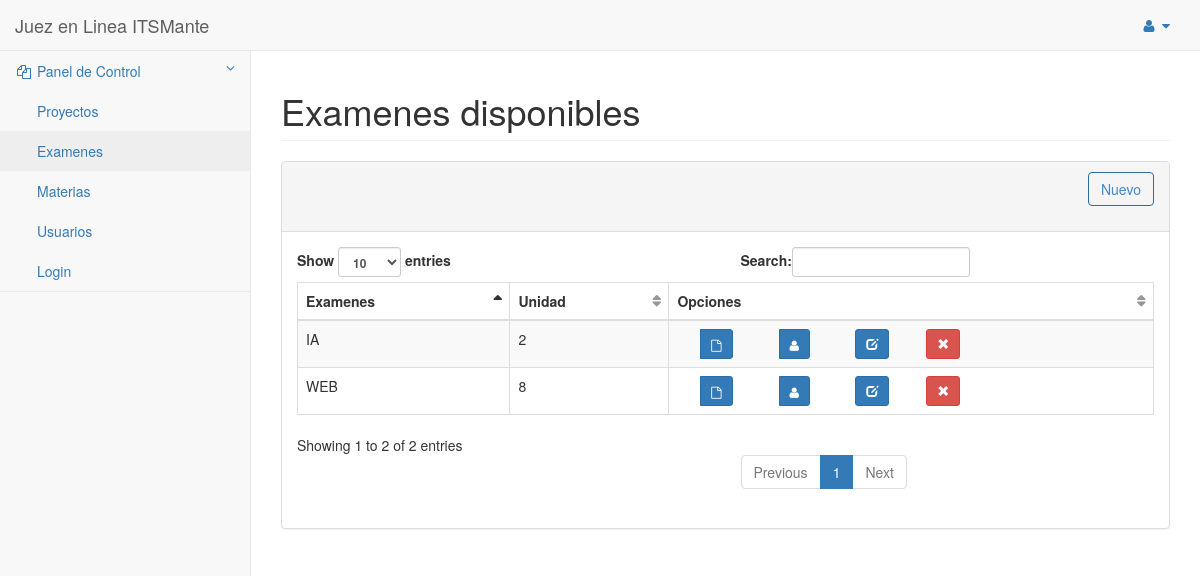
Before: /pages/examenes/gestionarExamenes.php with the older database file.
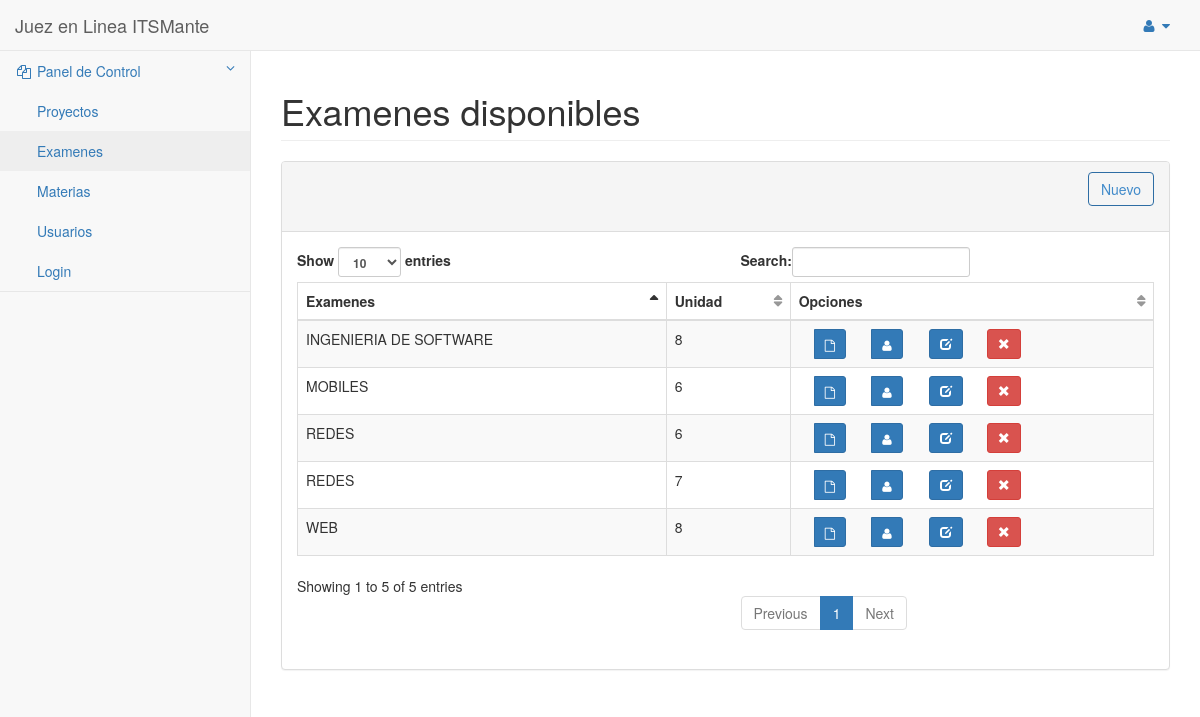
After: the same page with the newer database file.
### tables this page shows
CREATE TABLE `examen` (
  `idexamen` int(11) NOT NULL AUTO_INCREMENT,
  `rutaArchivo` varchar(255) NOT NULL,
  `unidad` varchar(45) NOT NULL,
  `fechaAplicacion` date NOT NULL,
  `horaInicio` time NOT NULL,
  `horaFin` time NOT NULL,
  `idMateria` int(11) NOT NULL,
  `EstadoExamen` varchar(45) NOT NULL,
  PRIMARY KEY (`idexamen`),
  KEY `idMateria_idx` (`idMateria`),
  CONSTRAINT `idMateria` FOREIGN KEY (`idMateria`) REFERENCES `materia` (`idmateria`) ON DELETE CASCADE ON UPDATE CASCADE
);

CREATE TABLE `materia` (
  `idmateria` int(11) NOT NULL AUTO_INCREMENT,
  `nombre` varchar(45) NOT NULL,
  `creditos` int(11) NOT NULL,
  `idDocente` int(11) NOT NULL,
  PRIMARY KEY (`idmateria`),
  KEY `idDocente_idx` (`idDocente`),
  CONSTRAINT `idDocente` FOREIGN KEY (`idDocente`) REFERENCES `docente` (`idUsuario`) ON DELETE CASCADE ON UPDATE CASCADE
);

### modelo/dbconnection.php (called while the page is built, shortened)
<?php
class DbConnection {
    private static $instance = null;
    private $mysqlInstance = null;
    public function __construct() {
        @$this->mysqlInstance = new mysqli(DB_HOST, DB_USER, DB_PASS, DB_NAME, DB_PORT);
    }
    public static function getInstance() {
        if (is_null(self::$instance) || !(self::$instance instanceof DbConnection)) {
            self::$instance = new DbConnection();
        }
        return self::$instance;
    }
    public function executeQuery($sql, $params = NULL) {
        $stmt = $this->mysqlInstance->query($sql);
        return $stmt;
    }
    public function executeSelectQuery($sql) {
        $dbResult = $this->executeQuery($sql);
        $result = [];
        if ($dbResult) {
            while ($fila = $dbResult->fetch_assoc()) {
                array_push($result, $fila);
            }
        } else {
            die("Error: " . $this->mysqlInstance->error . $this->mysqlInstance->errno);
        }
        return $result;
    }
}

### modelo/examenController.php (called while the page is built, shortened)
<?php
include_once 'dbconnection.php';
class gestionExamenes {
    public function listarExamenes() {
        try {
            $con = DbConnection::getInstance();
            $query = 'SELECT idexamen,rutaArchivo,unidad,nombre,examen.idMateria  '
                    . 'FROM examen,materia WHERE examen.EstadoExamen=\'ACTIVO\' AND examen.idmateria=materia.idMateria;';
            $resultado = $con->executeSelectQuery($query, '');
            return $resultado;
        } catch (RuntimeException $ex) {
            @header('Location:pages/error.html');
        }
    }
}
?>

### pages/examenes/gestionarExamenes.php (the view, shortened to what this page needs)
<?php
include '../../modelo/examencontroller.php';
?>
<!DOCTYPE html>
<html lang="en">
    <head>
        <link href="../../static/css/bootstrap.min.css" rel="stylesheet">
        <link href="../../static/metisMenu/dist/metisMenu.min.css" rel="stylesheet">
        <link href="../../static/css/sb-admin-2.css" rel="stylesheet">
        <link href="../../static/css/font-awesome.min.css" rel="stylesheet" type="text/css">
    </head>
    <body>
        <div id="wrapper">
            <nav class="navbar navbar-default navbar-static-top" role="navigation" style="margin-bottom: 0">
                <div class="navbar-header">
                    <a class="navbar-brand" href="../pages/index.html"> Juez en Linea ITSMante </a>
                </div>
                <ul class="nav navbar-top-links navbar-right">
                    <li class="dropdown">
                        <a class="dropdown-toggle" data-toggle="dropdown" href="#">
                            <i class="fa fa-user fa-fw"></i>  <i class="fa fa-caret-down"></i>
                        </a>
                    </li>
                </ul>
                <div class="navbar-default sidebar" role="navigation">
                    <div class="sidebar-nav navbar-collapse">
                        <ul class="nav" id="side-menu">
                            <li class="active">
                                <a href="#"><i class="fa fa-files-o fa-fw"></i> Panel de Control<span class="fa arrow"></span></a>
                                <ul class="nav nav-second-level">
                                    <li>
                                        <a href="../problemas/listar_proyecto.php">Proyectos</a>
                                    </li>
                                    <li>
                                        <a href="../examenes/gestionarExamenes.php">Examenes</a>
                                    </li>
                                    <li>
                                        <a href="../materias/listarMateria_merce.php">Materias</a>
                                    </li>
                                    <li>
                                        <a href="../usuarios/GestionarUsuario-joosuse.php">Usuarios</a>
                                    </li>
                                    <li>
                                        <a href="../usuarios/loginphp">Login</a>
                                    </li>
                                </ul>
                            </li>
                        </ul>
                    </div>
                </div>
            </nav>
            <div id="page-wrapper">
                <div class="row">
                    <div class="col-lg-12">
                        <h1 class="page-header">Examenes disponibles</h1>
                    </div>
                </div>
                <div class="row">
                    <div class="col-lg-12">
                        <div class="panel panel-default">
                            <div class="panel-heading">
                                <div class="form-group text-right">
                                    <button class="btn  btn-outline btn-primary"
                                            id="delete" onclick="window.open('Gestionar_Examenes _registrar.php', '_self', 'false')"> Nuevo</button>
                                </div>
                            </div>
                            <div class="panel-body">
                                <div class="dataTable_wrapper">
                                    <table class="table table-striped table-bordered table-hover"
                                           id="dataTables-example">
                                        <thead>
                                            <tr>
                                                <th>Examenes</th>
                                                <th>Unidad</th>
                                                <th>Opciones</th>
                                            </tr>
                                        </thead>
                                        <tbody>
                                            <?php
                                            try {
                                                $listarexamenes = new gestionExamenes();
                                                $examenes = $listarexamenes->listarExamenes();
                                                foreach ($examenes as $value) {
                                                    if (isset($value['idexamen'])) {
                                                        ?>
                                                        <tr>
                                                            <td><?php echo $value['nombre']; ?></td>
                                                            <td><?php echo $value['unidad']; ?></td>
                                                            <td>
                                                                <div class="toolbar text-center" role="toolbar">
                                                                    <form role="form" class="form-inline col-md-2"  method="POST" action="Gestionar_Examenes _vizualizar.php">
                                                                        <div class="btn-group" role="group" onclick="window.open('Gestionar_Examenes _vizualizar.php', '_self', 'false')">
                                                                            <button type="submit"class="btn btn-sm btn-primary " name="visualizar"id="vizualizar" value="<?php echo $value['rutaArchivo']; ?>">
                                                                                <i class="glyphicon fa fa-file-o"></i>
                                                                            </button>
                                                                        </div>
                                                                    </form>
                                                                    <form role="form" class="form-inline col-md-2"  method="POST" action="Gestionar_Examenes _AregAlum_Exam.php">
                                                                        <div class="btn-group" role="group" onclick="window.open('Gestionar_Examenes _AregAlum_Exam.php', '_self', 'false')">
                                                                            <button class="btn btn-sm btn-primary " id="agregar_alumnos" type="submit">
                                                                                <i class="glyphicon fa fa-user"></i>
                                                                            </button>
                                                                        </div>
                                                                    </form>
                                                                    <form role="form" class="form-inline col-md-2"  method="POST" action="Gestionar_Examenes _modificar.php">
                                                                            <button type="submit" class="btn btn-sm btn-primary" name="editar"
                                                                                    value="<?php echo $value['idexamen']; ?>"
                                                                                    onclick="window.open('Gestionar_Examenes _modificar.php', '_self', 'false')">
                                                                                <i class="glyphicon glyphicon-edit"></i>
                                                                            </button>
                                                                        </div>
                                                                    <form role="form" class="form-inline col-md-2"  method="POST" action="">
                                                                        <div class="btn-group" role="group">
                                                                            <button  type="button" class="btn btn-sm btn-danger"  value="<?php echo ' ' . $value['idexamen']; ?>"
                                                                                     id="btn_delete_<?php echo $value['idexamen']; ?>" name="elimiar_pro"
                                                                                     onclick="$('#idTo').val($('#btn_delete_<?php echo $value['idexamen']; ?>').attr('value'));
                                                                                             $('#myModal').modal('show');">
                                                                                <i class="glyphicon glyphicon-remove"></i>
                                                                            </button>
                                                                        </div>
                                                                    </form>
                                                                </div>
                                                    <?php }
                                                } ?>
                                    </div>
                                </div>
                            </div>
                        </div>
                    </div>
            <?php
        } catch (RuntimeException $r) {
        }
        ?>
    </body>
</html>

### static/css/sb-admin-2.css (style rules this page uses)
body { background-color: #f8f8f8; }
#wrapper { width: 100%; }
#page-wrapper { padding: 0 15px; min-height: 568px; background-color: #fff; }
@media (min-width:768px) { #page-wrapper { position: inherit; margin: 0 0 0 250px; padding: 0 30px; border-left: 1px solid #e7e7e7; } }
.navbar-top-links { margin-right: 0; }
.navbar-top-links li { display: inline-block; }
.navbar-top-links li:last-child { margin-right: 15px; }
.navbar-top-links li a { padding: 15px; min-height: 50px; }
.sidebar .sidebar-nav.navbar-collapse { padding-right: 0; padding-left: 0; }
.sidebar ul li { border-bottom: 1px solid #e7e7e7; }
.sidebar ul li a.active { background-color: #eee; }
.sidebar .arrow { float: right; }
.sidebar .fa.arrow:before { content: "\f104"; }
.sidebar .active>a>.fa.arrow:before { content: "\f107"; }
.sidebar .nav-second-level li, .sidebar .nav-third-level li { border-bottom: 0!important; }
.sidebar .nav-second-level li a { padding-left: 37px; }
@media (min-width:768px) { .sidebar { z-index: 1; position: absolute; width: 250px; margin-top: 51px; } }
.btn-outline { color: inherit; background-color: transparent; transition: all .5s; }
.btn-primary.btn-outline { color: #428bca; }
table.dataTable thead .sorting, table.dataTable thead .sorting_asc, table.dataTable thead .sorting_desc, table.dataTable thead .sorting_asc_disabled, table.dataTable thead .sorting_desc_disabled { background: 0 0; }
table.dataTable thead .sorting_asc:after { content: "\f0de"; float: right; font-family: fontawesome; }
table.dataTable thead .sorting:after { content: "\f0dc"; float: right; font-family: fontawesome; color: rgba(50,50,50,.5); }

Changed rows visible on the page:
removed examen: idMateria.nombre "IA", unidad "2"
added examen: idMateria.nombre "MOBILES", unidad "6"
added examen: idMateria.nombre "REDES", unidad "6", $value['idexamen'] 7 (drawn)
added examen: idMateria.nombre "INGENIERIA DE SOFTWARE", unidad "8", $value['idexamen'] 9 (drawn)
added examen: idMateria.nombre "REDES", unidad "7", $value['idexamen'] 10 (drawn)
Other visible differences:
text written by a page script: "Show entries Search: Showing 1 to 2 of 2 entries Previous 1 Next" → "Show entries Search: Showing 1 to 5 of 5 entries Previous 1 Next"
